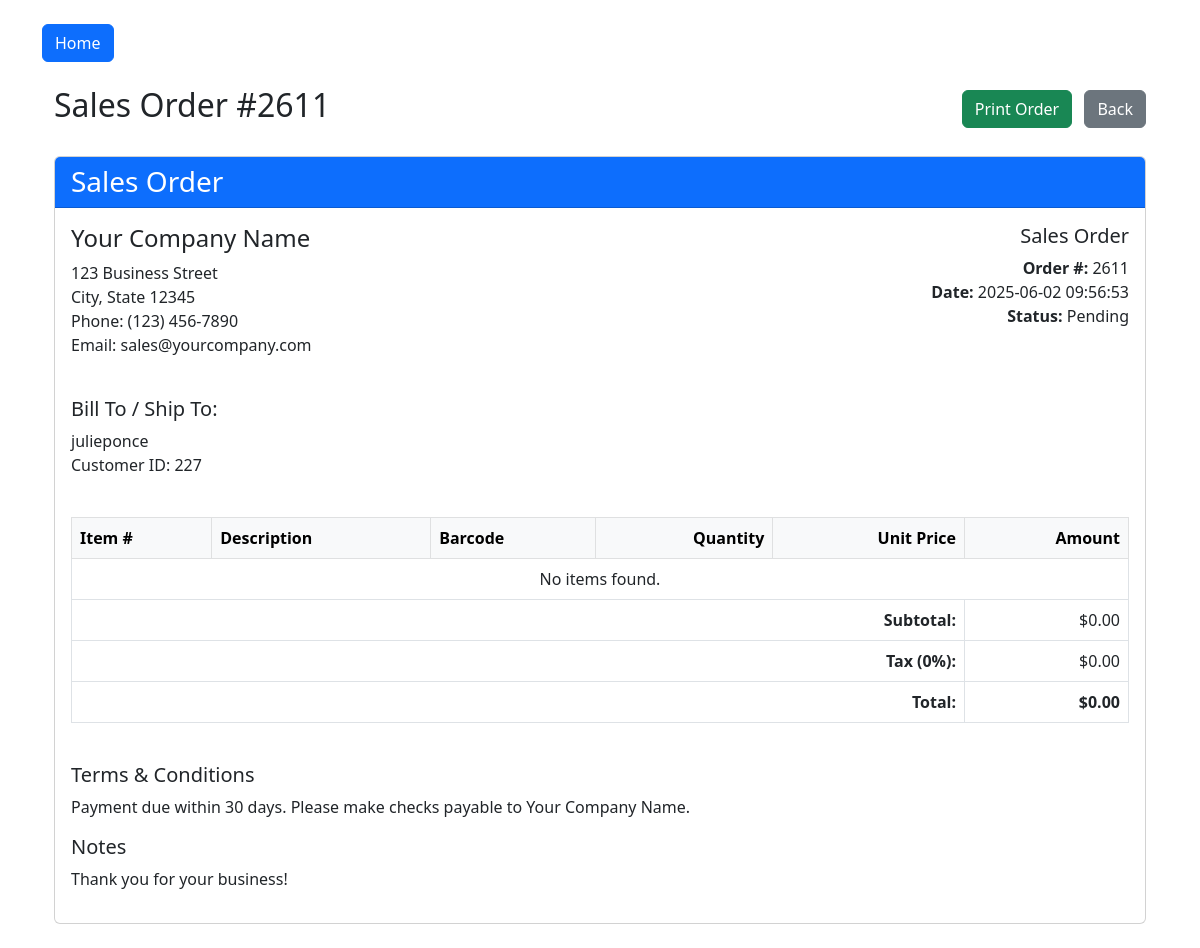
Before: /order-detail/2611 (signed in) with the older database file.
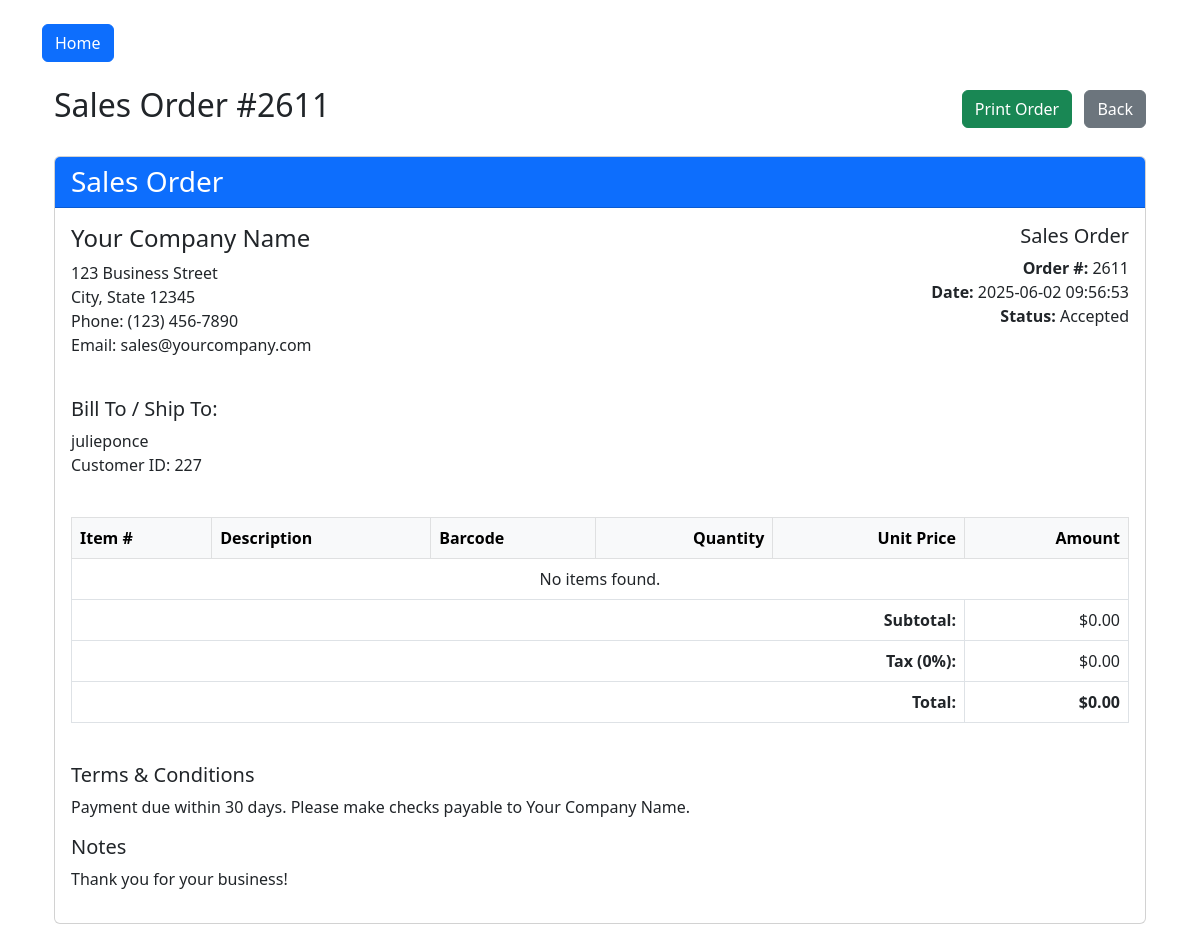
After: the same page with the newer database file.
### tables this page shows
CREATE TABLE sales_orders (
        id INTEGER PRIMARY KEY AUTOINCREMENT,
        customer_id INTEGER,
        order_data TEXT,
        status TEXT DEFAULT 'Pending',
        created_at TIMESTAMP DEFAULT CURRENT_TIMESTAMP,
        FOREIGN KEY(customer_id) REFERENCES users(id)
        );

### app.py (the view, shortened to what this page needs)
@app.route('/order-detail/<int:order_id>')
def view_order_detail(order_id):
    if 'user_id' not in session:
        return redirect(url_for('login'))
    conn = get_db_connection()
    order = conn.execute('''
        SELECT sales_orders.*, users.username, users.id as customer_id
        FROM sales_orders
        LEFT JOIN users ON sales_orders.customer_id = users.id
        WHERE sales_orders.id = ?
    ''', (order_id,)).fetchone()
    if not order:
        conn.close()
        flash("Order not found", "error")
        return redirect(url_for('dashboard'))
    order_items = []
    order_total = 0
    try:
        order_data = json.loads(order['order_data'])
        for barcode, details in order_data.items():
            product = conn.execute('SELECT * FROM products WHERE barcode = ?', (barcode,)).fetchone()
    except:
        pass
    conn.close()
    return render_template('order_detail.html',
                          order=order,
                          items=order_items,
                          total=order_total)

### app.py (called while the page is built)
def get_db_connection():
    conn = sqlite3.connect('database.db')
    conn.row_factory = sqlite3.Row
    return conn

### templates/order_detail.html (shortened to what this page needs)
{% extends "base.html" %}
{% block content %}
<div class="container mt-4" id="printable-content">
    <div class="d-flex justify-content-between align-items-center non-printable">
        <h2>Sales Order #{{ order['id'] }}</h2>
        <div>
            <button onclick="window.print();" class="btn btn-success me-2">Print Order</button>
            <a href="javascript:history.back()" class="btn btn-secondary">Back</a>
        </div>
    </div>
    <div class="card mt-4">
        <div class="card-header bg-primary text-white">
            <h3 class="mb-0">Sales Order</h3>
        </div>
        <div class="card-body">
            <div class="row mb-4">
                <div class="col-md-6">
                    <h4>Your Company Name</h4>
                    <p>123 Business Street<br>
                    City, State 12345<br>
                    Phone: (123) 456-7890<br>
                    Email: sales@yourcompany.com</p>
                </div>
                <div class="col-md-6 text-md-end">
                    <h5>Sales Order</h5>
                    <p><strong>Order #:</strong> {{ order['id'] }}<br>
                    <strong>Date:</strong> {{ order['created_at'] }}<br>
                    <strong>Status:</strong> {{ order['status'] }}</p>
                </div>
            </div>
            <div class="row mb-4">
                <div class="col-md-6">
                    <h5>Bill To / Ship To:</h5>
                    <p>{{ order['username'] }}<br>
                    Customer ID: {{ order['customer_id'] }}</p>
                </div>
            </div>
            <div class="table-responsive">
    <table class="table table-bordered">
        <thead class="table-light">
            <tr>
                <th>Item #</th>
                <th>Description</th>
                <th>Barcode</th>
                <th class="text-end">Quantity</th>
                <th class="text-end">Unit Price</th>
                <th class="text-end">Amount</th>
            </tr>
        </thead>
        <tbody>
            {% for item in order_items %}
            <tr>
                <td>{{ item.product_id }}</td>
                <td>{{ item.name }}</td>
                <td>{{ item.barcode }}</td>
                <td class="text-end">{{ item.quantity }}</td>
                <td class="text-end">${{ "%.2f"|format(item.price) }}</td>
                <td class="text-end">${{ "%.2f"|format(item.total) }}</td>
            </tr>
            {% else %}
            <tr>
                <td colspan="6" class="text-center">No items found.</td>
            </tr>
            {% endfor %}
        </tbody>
</div>
                    <tfoot>
                        <tr>
                            <th colspan="5" class="text-end">Subtotal:</th>
                            <td class="text-end">${{ "%.2f"|format(total) }}</td>
                        </tr>
                        <tr>
                            <th colspan="5" class="text-end">Tax (0%):</th>
                            <td class="text-end">$0.00</td>
                        </tr>
                        <tr>
                            <th colspan="5" class="text-end">Total:</th>
                            <td class="text-end"><strong>${{ "%.2f"|format(total) }}</strong></td>
                        </tr>
                    </tfoot>
            </div>
            <div class="row mt-4">
                <div class="col-md-12">
                    <h5>Terms & Conditions</h5>
                    <p>Payment due within 30 days. Please make checks payable to Your Company Name.</p>
                    <h5>Notes</h5>
                    <p>Thank you for your business!</p>
                </div>
            </div>
        </div>
    </div>
{% endblock %}

Changed rows visible on the page:
changed sales_orders id 2611: status "Pending" → "Accepted"
